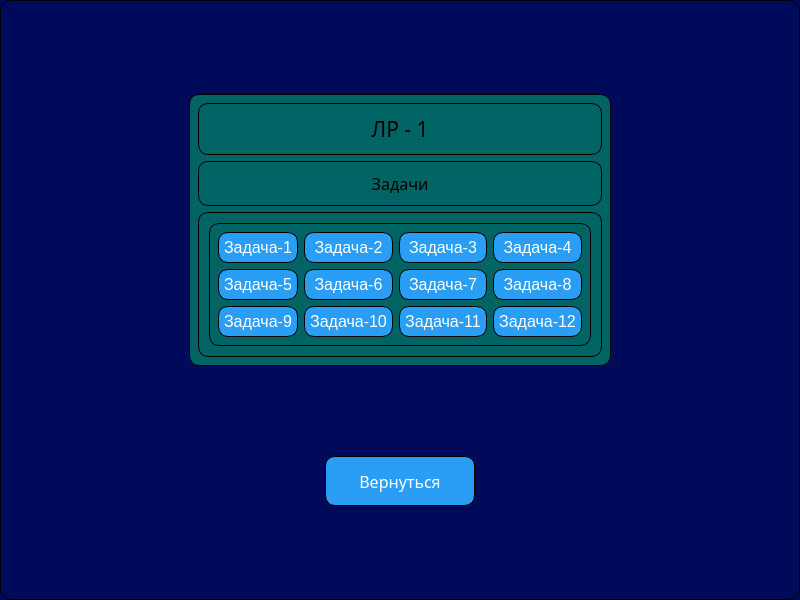
<?xml version="1.0" encoding="UTF-8"?>
<ui version="4.0">
 <class>Form</class>
 <widget class="QWidget" name="Form">
  <property name="geometry">
   <rect>
    <x>0</x>
    <y>0</y>
    <width>800</width>
    <height>600</height>
   </rect>
  </property>
  <property name="windowTitle">
   <string>Лабароторные Задачи</string>
  </property>
  <property name="styleSheet">
   <string notr="true">QWidget {
    border: 1px solid black; /* Цвет и толщина рамки */
    border-radius: 10px; /* Радиус скругления углов */
    padding: 5px; /* Отступы внутри layout */
    color: black; /* Цвет текста */
	font-family: 'Bahnschrift', sans-serif;
}

/*BTN*/
QPushButton {
    background-color: #2A9DF4; /* Цвет фона */
    color: white; /* Цвет текста */
    border-radius: 10px; /* Радиус скругления углов */
    padding: 5px; /* Отступы внутри кнопки */
}
QPushButton:hover {
    background-color: #1877F2; /* Цвет фона при наведении */
}
QPushButton:pressed {
    background-color: #103E91; /* Цвет фона при нажатии */
}
/*-BTN*/


QSlider::groove:horizontal {
    background: qlineargradient(x1:0, y1:0, x2:0, y2:1, stop:0 #B1B1B1, stop:1 #c4c4c4);
    border: 1px solid #999999;
    height: 8px;
    border-radius: 4px;
}

QSlider::handle:horizontal {
    background: qlineargradient(x1:0, y1:0, x2:1, y2:1, stop:0 #eeeeee, stop:1 #cccccc);
    border: 1px solid #5c5c5c;
    width: 18px;
    margin: -2px 0; /* отступы от верхнего и нижнего краев слайдера */
    border-radius: 4px;
}

QSlider::groove:vertical {
    background: qlineargradient(x1:0, y1:0, x2:1, y2:0, stop:0 #B1B1B1, stop:1 #c4c4c4);
    border: 1px solid #999999;
    width: 8px; /* Ширина грани */
    border-radius: 4px; /* Скругление углов */
}

QSlider::handle:vertical {
    background: qlineargradient(x1:0, y1:0, x2:1, y2:1, stop:0 #eeeeee, stop:1 #cccccc);
    border: 1px solid #5c5c5c;
    height: 18px; /* Высота ползунка */
    margin: 0 -2px; /* Отступы от левого и правого краев слайдера */
    border-radius: 4px; /* Скругление углов */
}

QWidget {
	background-color: rgb(0, 10, 90); /* Цвет фона */
}
</string>
  </property>
  <layout class="QGridLayout" name="gridLayout">
   <item row="1" column="3">
    <spacer name="horizontalSpacer">
     <property name="orientation">
      <enum>Qt::Horizontal</enum>
     </property>
     <property name="sizeHint" stdset="0">
      <size>
       <width>40</width>
       <height>20</height>
      </size>
     </property>
    </spacer>
   </item>
   <item row="1" column="1" colspan="2">
    <widget class="QWidget" name="QWid" native="true">
     <property name="styleSheet">
      <string notr="true">QWidget {
    border: 1px solid black; /* Цвет и толщина рамки */
    border-radius: 10px; /* Радиус скругления углов */
    padding: 10px; /* Отступы внутри layout */
	background-color: rgb(0, 100, 100); /* Цвет фона */
    color: black; /* Цвет текста */
}

QPushButton {
    background-color: #2A9DF4; /* Цвет фона */
    color: white; /* Цвет текста */
    border-radius: 10px; /* Радиус скругления углов */
    padding: 5px; /* Отступы внутри кнопки */
    font-size: 16px; /* Размер шрифта */
}

QPushButton:hover {
    background-color: #1877F2; /* Цвет фона при наведении */
}

QPushButton:pressed {
    background-color: #103E91; /* Цвет фона при нажатии */
}</string>
     </property>
     <layout class="QVBoxLayout" name="verticalLayout_2">
      <item>
       <widget class="QLabel" name="label">
        <property name="font">
         <font>
          <family>Bahnschrift</family>
          <pointsize>16</pointsize>
         </font>
        </property>
        <property name="layoutDirection">
         <enum>Qt::LeftToRight</enum>
        </property>
        <property name="text">
         <string>ЛР - 1</string>
        </property>
        <property name="alignment">
         <set>Qt::AlignCenter</set>
        </property>
       </widget>
      </item>
      <item>
       <widget class="QLabel" name="label_2">
        <property name="font">
         <font>
          <family>Bahnschrift</family>
          <pointsize>12</pointsize>
         </font>
        </property>
        <property name="text">
         <string>Задачи</string>
        </property>
        <property name="alignment">
         <set>Qt::AlignCenter</set>
        </property>
       </widget>
      </item>
      <item>
       <widget class="QScrollArea" name="scrollArea">
        <property name="widgetResizable">
         <bool>true</bool>
        </property>
        <widget class="QWidget" name="scrollAreaWidgetContents">
         <property name="geometry">
          <rect>
           <x>0</x>
           <y>0</y>
           <width>382</width>
           <height>114</height>
          </rect>
         </property>
         <layout class="QGridLayout" name="gridLayout_2">
          <item row="8" column="2">
           <widget class="QPushButton" name="pushButton_6">
            <property name="sizePolicy">
             <sizepolicy hsizetype="Minimum" vsizetype="Expanding">
              <horstretch>0</horstretch>
              <verstretch>0</verstretch>
             </sizepolicy>
            </property>
            <property name="text">
             <string>Задача-6</string>
            </property>
           </widget>
          </item>
          <item row="8" column="4">
           <widget class="QPushButton" name="pushButton_8">
            <property name="sizePolicy">
             <sizepolicy hsizetype="Minimum" vsizetype="Expanding">
              <horstretch>0</horstretch>
              <verstretch>0</verstretch>
             </sizepolicy>
            </property>
            <property name="text">
             <string>Задача-8</string>
            </property>
           </widget>
          </item>
          <item row="7" column="4">
           <widget class="QPushButton" name="pushButton_4">
            <property name="sizePolicy">
             <sizepolicy hsizetype="Expanding" vsizetype="Expanding">
              <horstretch>0</horstretch>
              <verstretch>0</verstretch>
             </sizepolicy>
            </property>
            <property name="text">
             <string>Задача-4</string>
            </property>
           </widget>
          </item>
          <item row="7" column="3">
           <widget class="QPushButton" name="pushButton_3">
            <property name="sizePolicy">
             <sizepolicy hsizetype="Expanding" vsizetype="Expanding">
              <horstretch>0</horstretch>
              <verstretch>0</verstretch>
             </sizepolicy>
            </property>
            <property name="text">
             <string>Задача-3</string>
            </property>
           </widget>
          </item>
          <item row="8" column="3">
           <widget class="QPushButton" name="pushButton_7">
            <property name="sizePolicy">
             <sizepolicy hsizetype="Minimum" vsizetype="Expanding">
              <horstretch>0</horstretch>
              <verstretch>0</verstretch>
             </sizepolicy>
            </property>
            <property name="text">
             <string>Задача-7</string>
            </property>
           </widget>
          </item>
          <item row="7" column="2">
           <widget class="QPushButton" name="pushButton_2">
            <property name="sizePolicy">
             <sizepolicy hsizetype="Expanding" vsizetype="Expanding">
              <horstretch>0</horstretch>
              <verstretch>0</verstretch>
             </sizepolicy>
            </property>
            <property name="text">
             <string>Задача-2</string>
            </property>
           </widget>
          </item>
          <item row="7" column="1">
           <widget class="QPushButton" name="pushButton">
            <property name="sizePolicy">
             <sizepolicy hsizetype="Expanding" vsizetype="Expanding">
              <horstretch>0</horstretch>
              <verstretch>0</verstretch>
             </sizepolicy>
            </property>
            <property name="text">
             <string>Задача-1</string>
            </property>
           </widget>
          </item>
          <item row="8" column="1">
           <widget class="QPushButton" name="pushButton_5">
            <property name="sizePolicy">
             <sizepolicy hsizetype="Minimum" vsizetype="Expanding">
              <horstretch>0</horstretch>
              <verstretch>0</verstretch>
             </sizepolicy>
            </property>
            <property name="text">
             <string>Задача-5</string>
            </property>
           </widget>
          </item>
          <item row="9" column="1">
           <widget class="QPushButton" name="pushButton_9">
            <property name="sizePolicy">
             <sizepolicy hsizetype="Minimum" vsizetype="Expanding">
              <horstretch>0</horstretch>
              <verstretch>0</verstretch>
             </sizepolicy>
            </property>
            <property name="text">
             <string>Задача-9</string>
            </property>
           </widget>
          </item>
          <item row="9" column="2">
           <widget class="QPushButton" name="pushButton_10">
            <property name="sizePolicy">
             <sizepolicy hsizetype="Minimum" vsizetype="Expanding">
              <horstretch>0</horstretch>
              <verstretch>0</verstretch>
             </sizepolicy>
            </property>
            <property name="text">
             <string>Задача-10</string>
            </property>
           </widget>
          </item>
          <item row="9" column="3">
           <widget class="QPushButton" name="pushButton_11">
            <property name="sizePolicy">
             <sizepolicy hsizetype="Minimum" vsizetype="Expanding">
              <horstretch>0</horstretch>
              <verstretch>0</verstretch>
             </sizepolicy>
            </property>
            <property name="text">
             <string>Задача-11</string>
            </property>
           </widget>
          </item>
          <item row="9" column="4">
           <widget class="QPushButton" name="pushButton_12">
            <property name="sizePolicy">
             <sizepolicy hsizetype="Minimum" vsizetype="Expanding">
              <horstretch>0</horstretch>
              <verstretch>0</verstretch>
             </sizepolicy>
            </property>
            <property name="text">
             <string>Задача-12</string>
            </property>
           </widget>
          </item>
         </layout>
        </widget>
       </widget>
      </item>
     </layout>
    </widget>
   </item>
   <item row="1" column="0">
    <spacer name="horizontalSpacer_2">
     <property name="orientation">
      <enum>Qt::Horizontal</enum>
     </property>
     <property name="sizeHint" stdset="0">
      <size>
       <width>40</width>
       <height>20</height>
      </size>
     </property>
    </spacer>
   </item>
   <item row="0" column="1" colspan="2">
    <spacer name="verticalSpacer">
     <property name="orientation">
      <enum>Qt::Vertical</enum>
     </property>
     <property name="sizeHint" stdset="0">
      <size>
       <width>20</width>
       <height>40</height>
      </size>
     </property>
    </spacer>
   </item>
   <item row="4" column="1" colspan="2">
    <spacer name="verticalSpacer_2">
     <property name="orientation">
      <enum>Qt::Vertical</enum>
     </property>
     <property name="sizeHint" stdset="0">
      <size>
       <width>20</width>
       <height>40</height>
      </size>
     </property>
    </spacer>
   </item>
   <item row="5" column="1" colspan="2" alignment="Qt::AlignHCenter">
    <widget class="QPushButton" name="pushButton_13">
     <property name="sizePolicy">
      <sizepolicy hsizetype="Fixed" vsizetype="Fixed">
       <horstretch>0</horstretch>
       <verstretch>0</verstretch>
      </sizepolicy>
     </property>
     <property name="minimumSize">
      <size>
       <width>150</width>
       <height>50</height>
      </size>
     </property>
     <property name="font">
      <font>
       <family>Bahnschrift</family>
       <pointsize>12</pointsize>
      </font>
     </property>
     <property name="styleSheet">
      <string notr="true">QWidget {
    border: 1px solid black; /* Цвет и толщина рамки */
    border-radius: 10px; /* Радиус скругления углов */
    padding: 5px; /* Отступы внутри layout */
    color: black; /* Цвет текста */
	font-family: 'Bahnschrift', sans-serif;
}

/*BTN*/
QPushButton {
    background-color: #2A9DF4; /* Цвет фона */
    color: white; /* Цвет текста */
    border-radius: 10px; /* Радиус скругления углов */
    padding: 5px; /* Отступы внутри кнопки */
}
QPushButton:hover {
    background-color: #1877F2; /* Цвет фона при наведении */
}
QPushButton:pressed {
    background-color: #103E91; /* Цвет фона при нажатии */
}
/*-BTN*/</string>
     </property>
     <property name="text">
      <string>Вернуться</string>
     </property>
    </widget>
   </item>
   <item row="6" column="1" colspan="2">
    <spacer name="verticalSpacer_3">
     <property name="orientation">
      <enum>Qt::Vertical</enum>
     </property>
     <property name="sizeHint" stdset="0">
      <size>
       <width>20</width>
       <height>40</height>
      </size>
     </property>
    </spacer>
   </item>
  </layout>
 </widget>
 <resources/>
 <connections/>
</ui>
